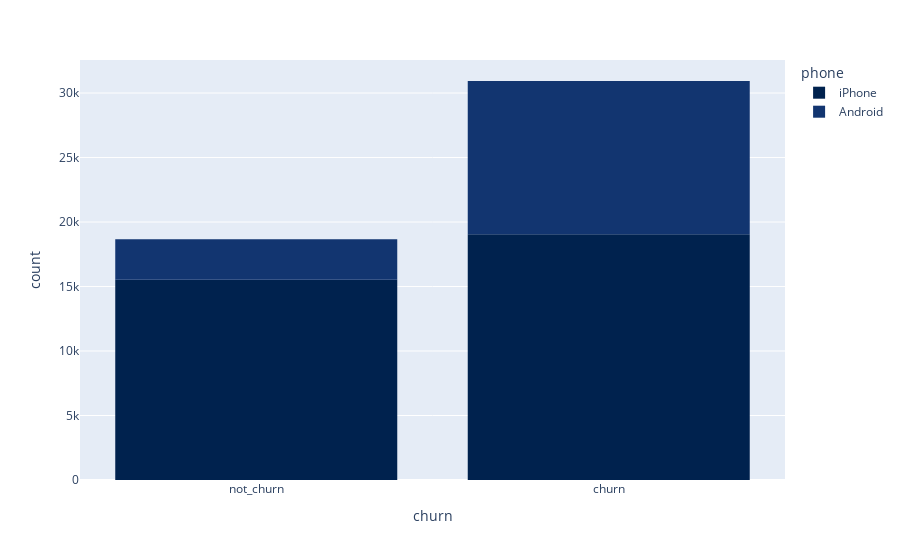

Notebook source saved alongside this figure:
### Code cell
fig = px.histogram(df[['churn', 'phone']].dropna(), x='churn', 
                   color='phone', color_discrete_sequence=px.colors.sequential.Cividis)
fig.show()

### Figure 1 — Plotly figure (JSON) as saved in the notebook; plotly's stock layout.template omitted (floating-point values rounded to 4 significant figures; data arrays with more than 128 entries replaced by an {"elided": "..."} marker saying what was removed)
{"data": [{"alignmentgroup": "True", "bingroup": "x", "hovertemplate": "phone=iPhone<br>churn=%{x}<br>count=%{y}<extra></extra>", "legendgroup": "iPhone", "marker": {"color": "#00224e", "pattern": {"shape": ""}}, "name": "iPhone", "offsetgroup": "iPhone", "orientation": "v", "showlegend": true, "type": "histogram", "x": {"elided": "34582 str values"}, "xaxis": "x", "yaxis": "y"}, {"alignmentgroup": "True", "bingroup": "x", "hovertemplate": "phone=Android<br>churn=%{x}<br>count=%{y}<extra></extra>", "legendgroup": "Android", "marker": {"color": "#123570", "pattern": {"shape": ""}}, "name": "Android", "offsetgroup": "Android", "orientation": "v", "showlegend": true, "type": "histogram", "x": {"elided": "15022 str values"}, "xaxis": "x", "yaxis": "y"}], "layout": {"barmode": "relative", "legend": {"title": {"text": "phone"}, "tracegroupgap": 0}, "margin": {"t": 60}, "xaxis": {"anchor": "y", "domain": [0, 1], "title": {"text": "churn"}}, "yaxis": {"anchor": "x", "domain": [0, 1], "title": {"text": "count"}}}}
